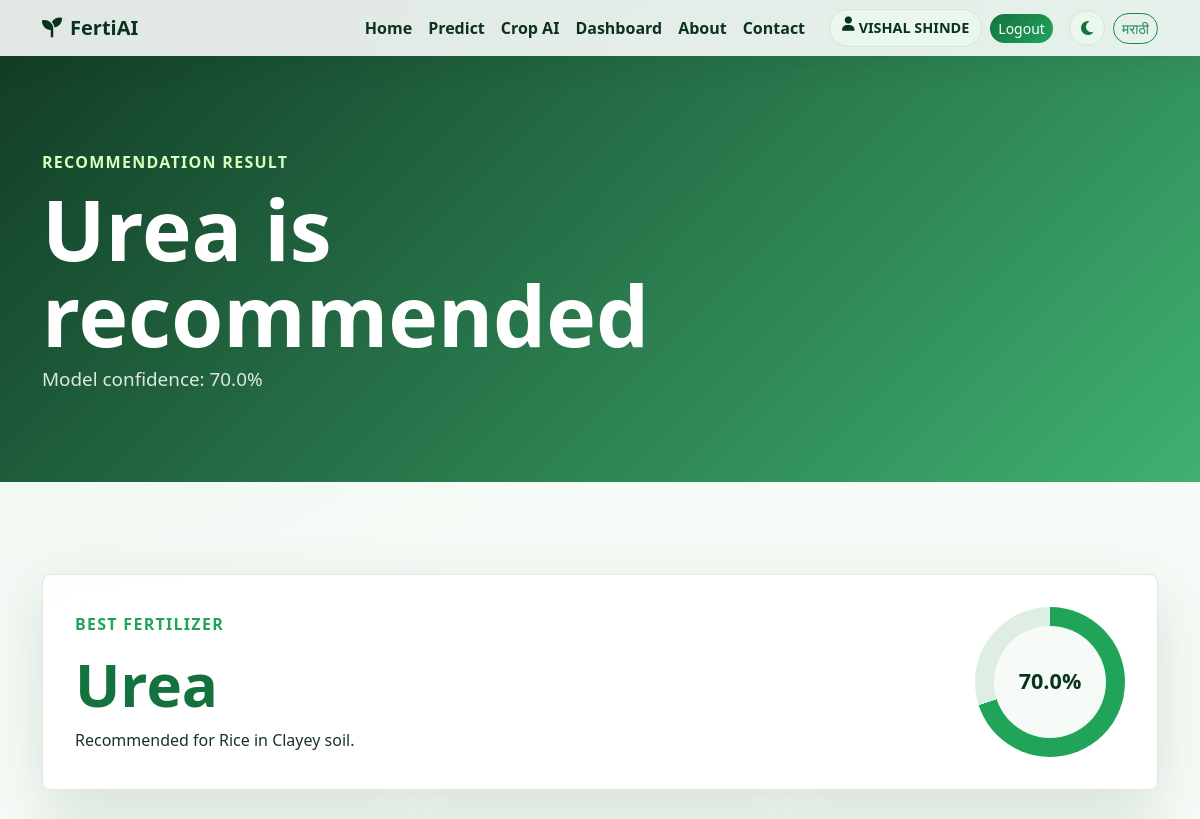
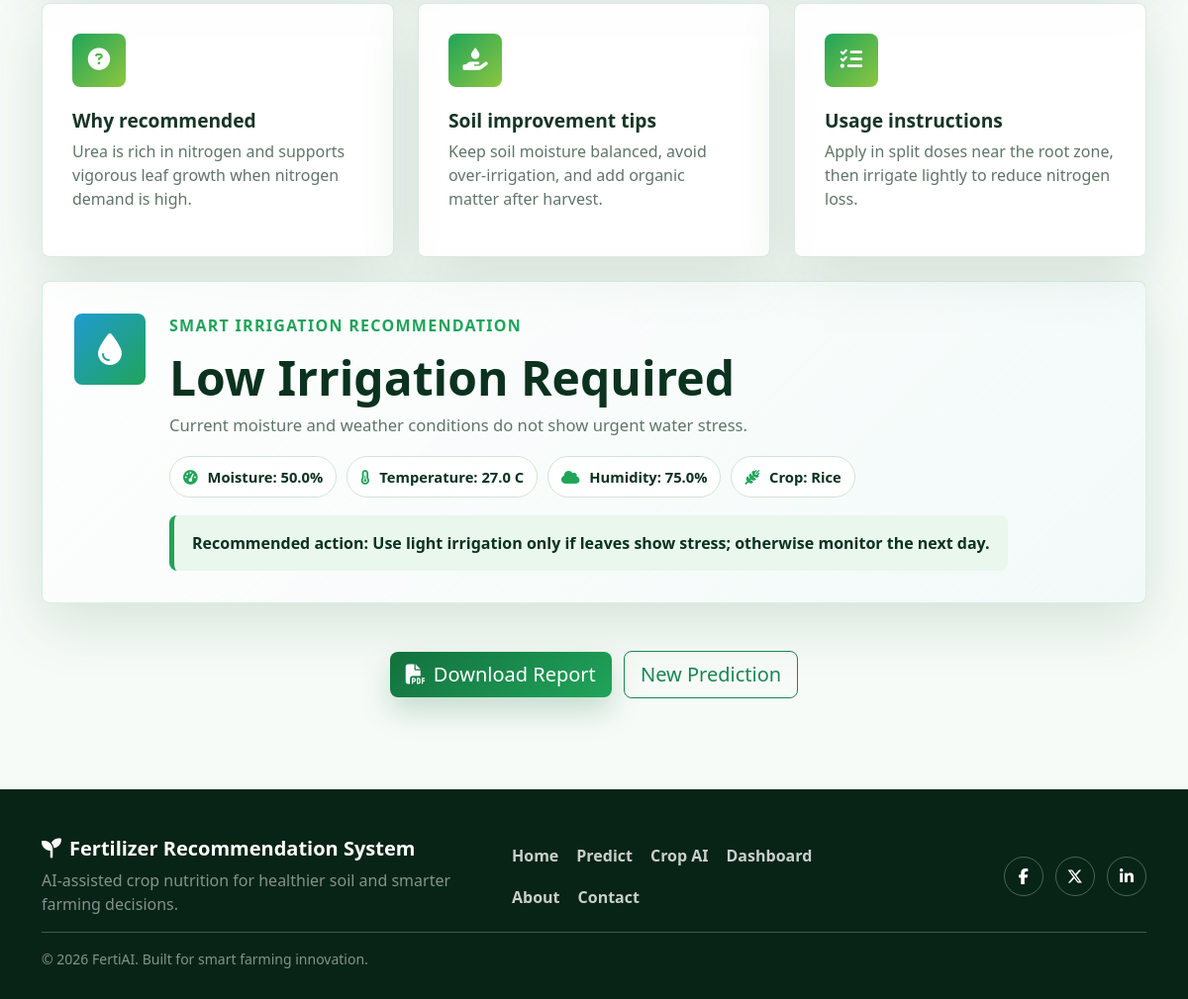
Page /result/1 (signed in) on the committed database (2 pictures, top to bottom).
### tables this page shows
CREATE TABLE users (
                id INTEGER PRIMARY KEY AUTOINCREMENT,
                name TEXT NOT NULL,
                email TEXT NOT NULL UNIQUE,
                password_hash TEXT NOT NULL,
                reset_token TEXT,
                reset_expires_at TEXT,
                created_at TEXT NOT NULL
            );

CREATE TABLE prediction_history (
                id INTEGER PRIMARY KEY AUTOINCREMENT,
                nitrogen REAL NOT NULL,
                phosphorus REAL NOT NULL,
                potassium REAL NOT NULL,
                temperature REAL NOT NULL,
                humidity REAL NOT NULL,
                moisture REAL NOT NULL,
                soil_type TEXT NOT NULL,
                crop_type TEXT NOT NULL,
                fertilizer_name TEXT NOT NULL,
                confidence REAL NOT NULL,
                created_at TEXT NOT NULL
            , irrigation_level TEXT, irrigation_reason TEXT, irrigation_schedule TEXT, user_id INTEGER);

### app.py (the view)
@app.route("/result/<int:history_id>")
@login_required
def result(history_id: int):
    with get_db_connection() as connection:
        prediction = connection.execute(
            """
            SELECT * FROM prediction_history
            WHERE id = ? AND (user_id = ? OR user_id IS NULL)
            """,
            (history_id, session.get("user_id")),
        ).fetchone()
    if prediction is None:
        flash("Recommendation not found.", "warning")
        return redirect(url_for("predict"))
    guide = FERTILIZER_GUIDE.get(prediction["fertilizer_name"], FERTILIZER_GUIDE["NPK"])
    irrigation = {
        "level": prediction["irrigation_level"],
        "reason": prediction["irrigation_reason"],
        "schedule": prediction["irrigation_schedule"],
    }
    if not all(irrigation.values()):
        irrigation = recommend_irrigation(
            {
                "Moisture": prediction["moisture"],
                "Temperature": prediction["temperature"],
                "Humidity": prediction["humidity"],
                "Crop_Type": prediction["crop_type"],
            }
        )
    return render_template(
        "result.html",
        page_title="Recommendation Result",
        prediction=prediction,
        guide=guide,
        irrigation=irrigation,
    )

### app.py (called while the page is built)
def get_db_connection() -> sqlite3.Connection:
    DATABASE_PATH.parent.mkdir(parents=True, exist_ok=True)
    connection = sqlite3.connect(DATABASE_PATH)
    connection.row_factory = sqlite3.Row
    return connection

def get_current_user():
    user_id = session.get("user_id")
    if not user_id:
        return None
    with get_db_connection() as connection:
        return connection.execute("SELECT * FROM users WHERE id = ?", (user_id,)).fetchone()

def login_required(view):
    @wraps(view)
    def wrapped_view(*args, **kwargs):
        if not session.get("user_id"):
            flash("Please login to continue.", "warning")
            return redirect(url_for("login", next=request.full_path))
        return view(*args, **kwargs)
    return wrapped_view

@app.context_processor
def inject_template_data() -> dict:
    return {
        "soil_types": MODEL_ARTIFACT["soil_types"],
        "crop_types": MODEL_ARTIFACT["crop_types"],
        "year": datetime.now().year,
        "current_user": get_current_user(),
    }

### templates/result.html
{% extends "base.html" %}
{% block content %}
<section class="page-hero compact-hero">
    <div class="container">
        <span class="eyebrow">Recommendation Result</span>
        <h1>{{ prediction["fertilizer_name"] }} is recommended</h1>
        <p>Model confidence: {{ prediction["confidence"] }}%</p>
    </div>
</section>
<section class="section-pad">
    <div class="container">
        <div class="result-card main-result reveal-card">
            <div>
                <span class="eyebrow green">Best Fertilizer</span>
                <h2>{{ prediction["fertilizer_name"] }}</h2>
                <p class="mb-0">Recommended for {{ prediction["crop_type"] }} in {{ prediction["soil_type"] }} soil.</p>
            </div>
            <div class="confidence-ring" style="--confidence: {{ prediction['confidence'] }};">
                <span>{{ prediction["confidence"] }}%</span>
            </div>
        </div>
        <div class="row g-4 mt-2">
            <div class="col-md-4">
                <div class="advice-card reveal-card">
                    <i class="fa-solid fa-circle-question"></i>
                    <h3>Why recommended</h3>
                    <p>{{ guide["reason"] }}</p>
                </div>
            </div>
            <div class="col-md-4">
                <div class="advice-card reveal-card">
                    <i class="fa-solid fa-hand-holding-droplet"></i>
                    <h3>Soil improvement tips</h3>
                    <p>{{ guide["tips"] }}</p>
                </div>
            </div>
            <div class="col-md-4">
                <div class="advice-card reveal-card">
                    <i class="fa-solid fa-list-check"></i>
                    <h3>Usage instructions</h3>
                    <p>{{ guide["usage"] }}</p>
                </div>
            </div>
        </div>
        <div class="irrigation-panel reveal-card mt-4">
            <div class="irrigation-icon">
                <i class="fa-solid fa-droplet"></i>
            </div>
            <div class="irrigation-content">
                <span class="eyebrow green">Smart Irrigation Recommendation</span>
                <h2>{{ irrigation["level"] }} Irrigation Required</h2>
                <p>{{ irrigation["reason"] }}</p>
                <div class="irrigation-meta">
                    <span><i class="fa-solid fa-gauge-high"></i> Moisture: {{ prediction["moisture"] }}%</span>
                    <span><i class="fa-solid fa-temperature-half"></i> Temperature: {{ prediction["temperature"] }} C</span>
                    <span><i class="fa-solid fa-cloud"></i> Humidity: {{ prediction["humidity"] }}%</span>
                    <span><i class="fa-solid fa-wheat-awn"></i> Crop: {{ prediction["crop_type"] }}</span>
                </div>
                <div class="irrigation-schedule">
                    <strong>Recommended action:</strong> {{ irrigation["schedule"] }}
                </div>
            </div>
        </div>
        <div class="text-center mt-5">
            <a class="btn btn-success btn-lg animated-btn" href="{{ url_for('download_report', history_id=prediction['id']) }}">
                <i class="fa-solid fa-file-pdf me-2"></i>Download Report
            </a>
            <a class="btn btn-outline-success btn-lg ms-sm-2 mt-2 mt-sm-0" href="{{ url_for('predict') }}">New Prediction</a>
        </div>
    </div>
</section>
{% endblock %}

### templates/base.html (shortened to what this page needs)
<!doctype html>
<html lang="en">
<head>
    <link href="https://cdn.jsdelivr.net/npm/bootstrap@5.3.3/dist/css/bootstrap.min.css" rel="stylesheet">
    <link href="https://cdnjs.cloudflare.com/ajax/libs/font-awesome/6.5.2/css/all.min.css" rel="stylesheet">
    <link href="{{ url_for('static', filename='css/style.css') }}" rel="stylesheet">
</head>
<body>
    <nav class="navbar navbar-expand-lg fixed-top smart-navbar">
        <div class="container">
            <a class="navbar-brand fw-bold" href="{{ url_for('home') }}">
                <i class="fa-solid fa-seedling me-2"></i>FertiAI
            </a>
            <div class="collapse navbar-collapse" id="mainNav">
                <ul class="navbar-nav ms-auto align-items-lg-center">
                    <li class="nav-item"><a class="nav-link" href="{{ url_for('home') }}" data-i18n="nav_home">Home</a></li>
                    <li class="nav-item"><a class="nav-link" href="{{ url_for('predict') }}" data-i18n="nav_predict">Predict</a></li>
                    <li class="nav-item"><a class="nav-link" href="{{ url_for('crop_recommendation') }}">Crop AI</a></li>
                    <li class="nav-item"><a class="nav-link" href="{{ url_for('dashboard') }}" data-i18n="nav_dashboard">Dashboard</a></li>
                    <li class="nav-item"><a class="nav-link" href="{{ url_for('about') }}" data-i18n="nav_about">About</a></li>
                    <li class="nav-item"><a class="nav-link" href="{{ url_for('contact') }}" data-i18n="nav_contact">Contact</a></li>
                    {% if current_user %}
                    <li class="nav-item ms-lg-3">
                        <span class="user-pill"><i class="fa-solid fa-user me-1"></i>{{ current_user["name"] }}</span>
                    </li>
                    <li class="nav-item ms-lg-2">
                        <a class="btn btn-sm btn-success rounded-pill" href="{{ url_for('logout') }}">Logout</a>
                    </li>
                    {% endif %}
                    <li class="nav-item ms-lg-3">
                        <button class="theme-toggle" id="themeToggle" type="button" aria-label="Toggle dark mode">
                        </button>
                    </li>
                    <li class="nav-item ms-lg-2">
                        <button class="btn btn-sm btn-outline-success rounded-pill" id="languageToggle" type="button">मराठी</button>
                    </li>
                </ul>
            </div>
        </div>
    </nav>
    <main>
        {% block content %}{% endblock %}
    </main>
    <footer class="footer-section">
        <div class="container">
            <div class="row gy-4 align-items-center">
                <div class="col-md-5">
                    <h2 class="h5 fw-bold"><i class="fa-solid fa-seedling me-2"></i>Fertilizer Recommendation System</h2>
                    <p class="mb-0 text-white-50">AI-assisted crop nutrition for healthier soil and smarter farming decisions.</p>
                </div>
                <div class="col-md-4">
                    <div class="footer-links">
                        <a href="{{ url_for('home') }}">Home</a>
                        <a href="{{ url_for('predict') }}">Predict</a>
                        <a href="{{ url_for('crop_recommendation') }}">Crop AI</a>
                        {% if current_user %}
                        <a href="{{ url_for('dashboard') }}">Dashboard</a>
                        {% endif %}
                        <a href="{{ url_for('about') }}">About</a>
                        <a href="{{ url_for('contact') }}">Contact</a>
                    </div>
                </div>
                <div class="col-md-3 text-md-end">
                    <a class="social-link" href="#" aria-label="Facebook"><i class="fa-brands fa-facebook-f"></i></a>
                    <a class="social-link" href="#" aria-label="X"><i class="fa-brands fa-x-twitter"></i></a>
                    <a class="social-link" href="#" aria-label="LinkedIn"><i class="fa-brands fa-linkedin-in"></i></a>
                </div>
            </div>
            <hr class="border-light opacity-25">
            <p class="mb-0 small text-white-50">&copy; {{ year }} FertiAI. Built for smart farming innovation.</p>
        </div>
    </footer>
</body>
</html>

### rows in the picture
users: name "VISHAL SHINDE"
prediction_history: fertilizer_name "Urea", confidence "70.0", crop_type "Rice", soil_type "Clayey", moisture "50.0", temperature "27.0", humidity "75.0"

### other values in the picture
{{ guide["reason"] }} "Urea is rich in nitrogen and supports vigorous leaf growth when nitrogen demand is high."
{{ guide["tips"] }} "Keep soil moisture balanced, avoid over-irrigation, and add organic matter after harvest."
{{ guide["usage"] }} "Apply in split doses near the root zone, then irrigate lightly to reduce nitrogen loss."
{{ irrigation["level"] }} "Low"
{{ irrigation["reason"] }} "Current moisture and weather conditions do not show urgent water stress."
{{ irrigation["schedule"] }} "Use light irrigation only if leaves show stress; otherwise monitor the next day."
